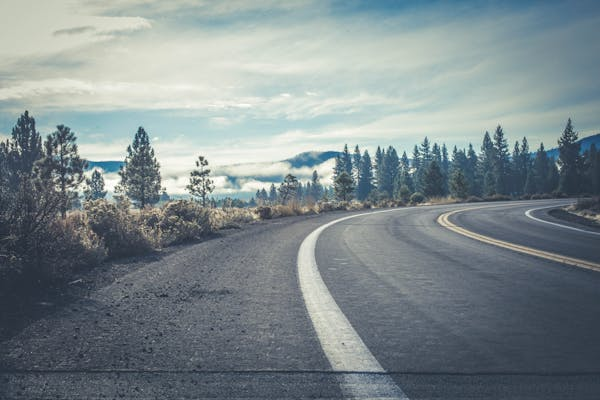
#> input picture src/dataset/1.jpeg, 600 x 400 px
$ python -i object_detection.py   (imports and definitions only)
#> lines starting #> are read from the running program, lines starting #| are printed output that depends on the picture
import cv2
import numpy as np

# For a real implementation, you would use a pre-trained model like YOLO or SSD
# This is a simplified version using Haar cascades for demonstration

def load_object_detectors():
    """
    Load pre-trained object detection models

    Returns:
    - Dictionary of object detectors
    """
    # Load car detector
    car_cascade = cv2.CascadeClassifier(cv2.data.haarcascades + 'haarcascade_car.xml')

    # Load pedestrian detector
    pedestrian_cascade = cv2.CascadeClassifier(cv2.data.haarcascades + 'haarcascade_fullbody.xml')

    return {
        'car': car_cascade,
        'pedestrian': pedestrian_cascade
    }

def detect_objects(image):
    """
    Detect objects in an image

    Parameters:
    - image: Input image (BGR format)

    Returns:
    - Dictionary containing detected objects with their bounding boxes
    """
    # Convert to grayscale for object detection
    gray = cv2.cvtColor(image, cv2.COLOR_BGR2GRAY)

    # Load object detectors
    detectors = load_object_detectors()

    # Detect cars
    cars = detectors['car'].detectMultiScale(
        gray,
        scaleFactor=1.1,
        minNeighbors=5,
        minSize=(30, 30),
        flags=cv2.CASCADE_SCALE_IMAGE
    )

    # Detect pedestrians
    pedestrians = detectors['pedestrian'].detectMultiScale(
        gray,
        scaleFactor=1.1,
        minNeighbors=5,
        minSize=(30, 30),
        flags=cv2.CASCADE_SCALE_IMAGE
    )

    # Return detected objects
    return {
        'cars': cars,
        'pedestrians': pedestrians
    }

# [71 lines left out: functions filter_objects_by_distance, classify_obstacle_risk, not called in this run]

>>> import cv2
>>> picture = cv2.imread('dataset/1.jpeg')
#> picture is the input picture: shape (400, 600, 3); mean B, G, R 140.6, 137.3, 125.8
>>> result = detect_objects(picture)
#> in detect_objects, `gray = cv2.cvtColor(image, cv2.COLOR_BGR2GRAY)`:
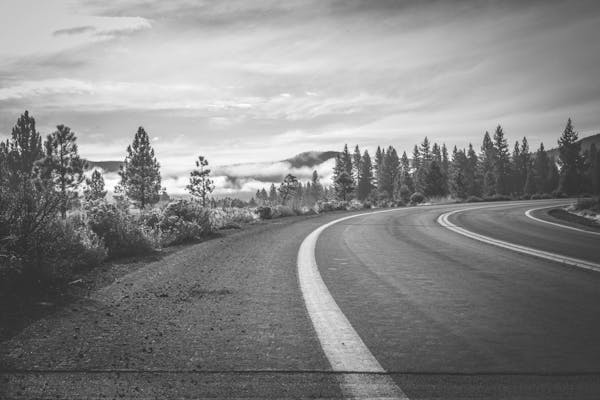
#> gray: shape (400, 600); min 30, max 255, mean 134.2
#> (the run stopped early here; a loop or call above may not have finished)
